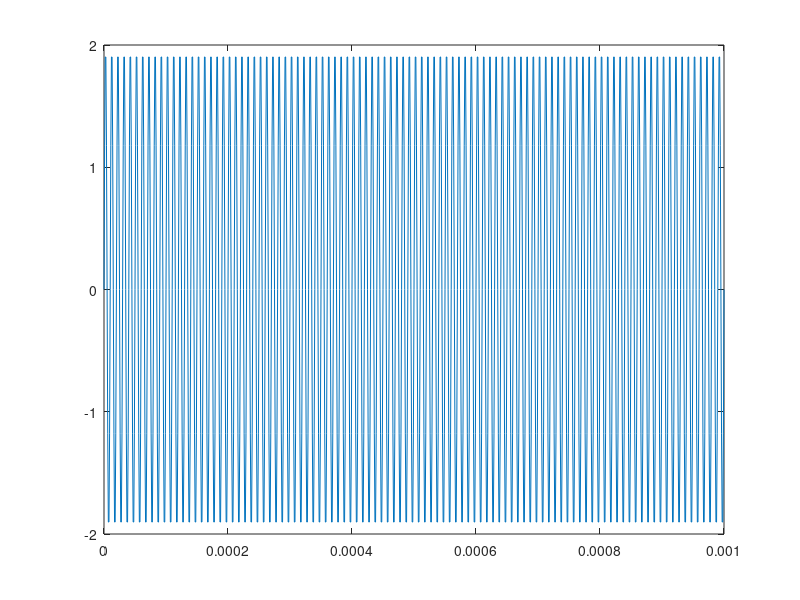
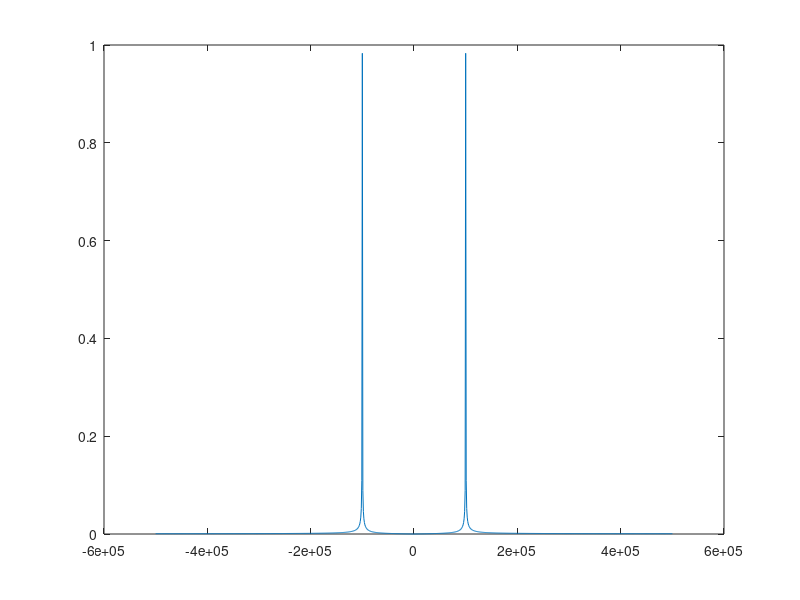

Write the MATLAB code that produced these figures, in order.
close all
clc

pkg load control
pkg load signal

%Configuracao e parametros iniciais
fs = 10^6;
t = [0:1/fs:0.001];
A = 2;
f = 100*10^3;

%Dominio do tempo
S = A*sin(2*pi*f*t);
plot(t,S)
figure

%Dominio da Frequencia
N=length(t);
vf=linspace(-fs/2, fs/2,length(t)); %vetor de frequencia
signal = A*sin(2*pi*f*t);
psd=fftshift(fft(signal)/N);
power=abs(psd);
plot(vf,power)
